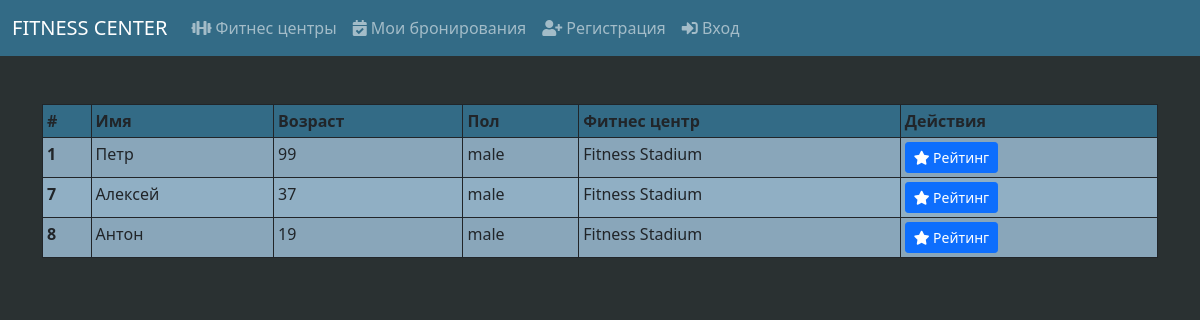
The page /fitness_center/1/trainers on the database its author committed.
### Project_utils/models.py (models this page shows, shortened)
class Trainer(Base):
    __tablename__ = 'trainers'
    id = Column(Integer, primary_key=True, autoincrement=True, unique=True)
    name = Column(String(50), nullable=False)
    fitness_center_id = Column(Integer, ForeignKey('fitness_centers.id'), nullable=False)
    age = Column(Integer, nullable=False)
    gender = Column(String(50), nullable=False)
    fitness_center = relationship("FitnessCenter", back_populates="trainers")
    reviews = relationship("Review", back_populates="trainer")
    services = relationship("TrainerServices", back_populates="trainer")

class FitnessCenter(Base):
    __tablename__ = 'fitness_centers'
    id = Column(Integer, primary_key=True, autoincrement=True, unique=True)
    name = Column(String(50), nullable=False, unique=True)
    address = Column(String(50), nullable=False)
    contacts = Column(String(50), nullable=False)
    trainers = relationship("Trainer", back_populates="fitness_center")
    services = relationship("FitnessService", back_populates="fitness_center")

### app.py (the view)
@app.get('/fitness_center/<int:fitness_center_id>/trainers')
def get_trainer_page(fitness_center_id):
    trainers = Project_utils.db_session.query(Trainer).join(FitnessCenter,
                                                            FitnessCenter.id == Trainer.fitness_center_id).filter(
        Trainer.fitness_center_id == fitness_center_id).all()
    if not trainers:
        return 'Trainers not found'
    return render_template('trainers.html', title='Тренеры', trainers=trainers)

### templates/trainers.html
{% extends 'base.html' %}
{% block body %}
    <div class="container">
        <table class="table table-striped table-bordered border-dark table-sm" style="background: #90afc4">
            <thead style="background: #336b86">
            <tr>
                <th scope="col">#</th>
                <th scope="col">Имя</th>
                <th scope="col">Возраст</th>
                <th scope="col">Пол</th>
                <th scope="col">Фитнес центр</th>
                <th scope="col">Действия</th>
            </tr>
            </thead>
            <tbody>
            {% for trainer in trainers %}
                <tr>
                    <th scope="row">{{ trainer.id }}</th>
                    <td>{{ trainer.name }}</td>
                    <td>{{ trainer.age }}</td>
                    <td>{{ trainer.gender }}</td>
                    <td>{{ trainer.fitness_center.name }}</td>
                    <td>
                        <a href="/fitness_center/{{ trainer.fitness_center_id }}/trainers/{{ trainer.id }}/rating"
                           class="btn btn-primary btn-sm">
                            <span><i class="fas fa-star"></i></span>
                            <span>Рейтинг</span>
                        </a>
                    </td>
                </tr>
            {% endfor %}
            </tbody>
        </table>
    </div>
{% endblock %}

### rows shown on the page
Trainer: id "1", name "Петр", age "99", gender "male", fitness_center.name "Fitness Stadium"
Trainer: id "7", name "Алексей", age "37", gender "male", fitness_center.name "Fitness Stadium"
Trainer: id "8", name "Антон", age "19", gender "male", fitness_center.name "Fitness Stadium"
